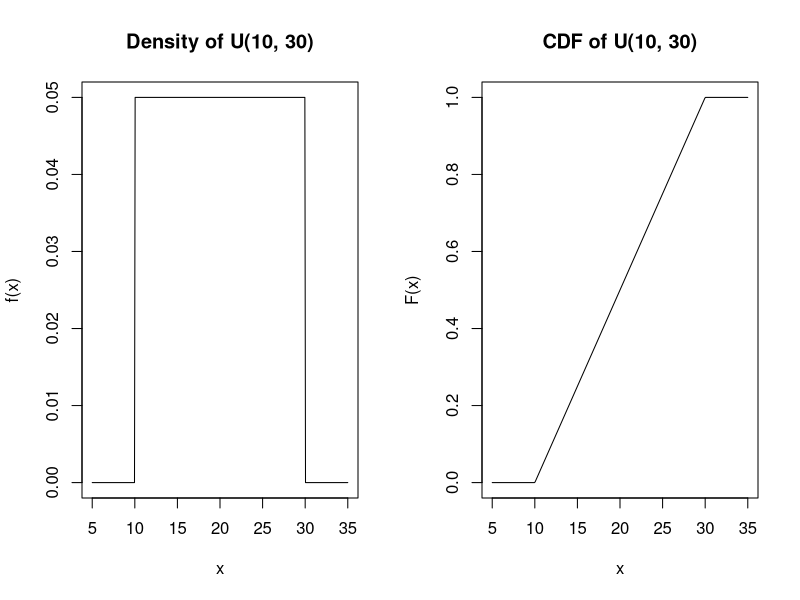
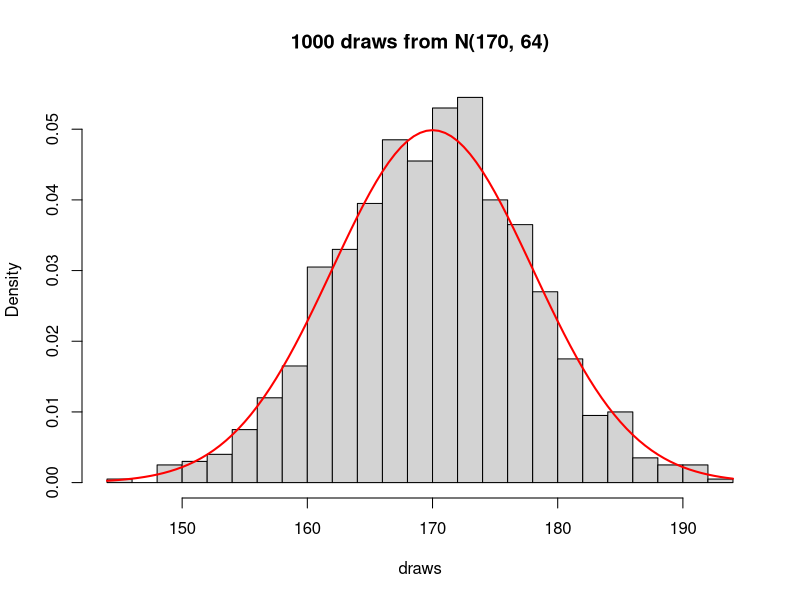
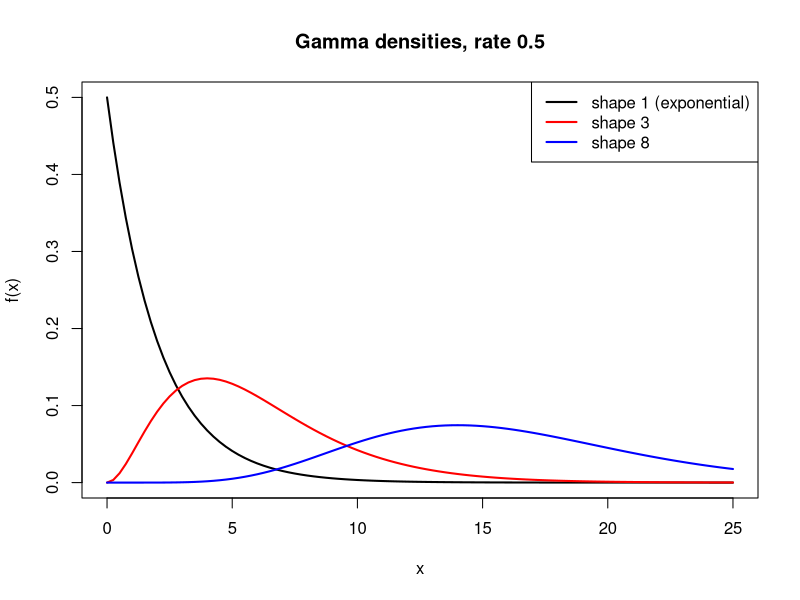
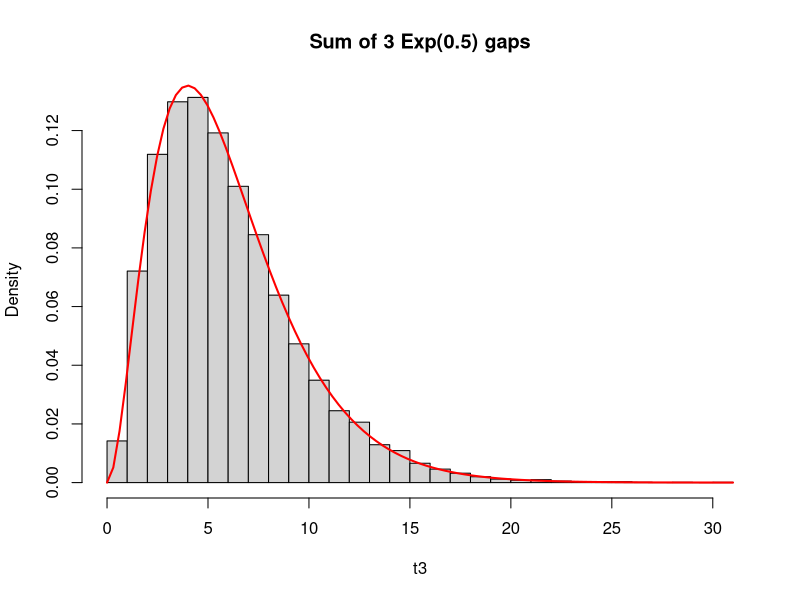

Generate these figures, in order, with R:
## ---- chunk 1
a <- 10; b <- 30
punif(25, min = a, max = b, lower.tail = FALSE)   # P(X > 25) = 0.25
punif(18, a, b) - punif(12, a, b)                 # P(12 < X < 18) = 0.30
(a + b) / 2                                       # mean = 20
(b - a) / sqrt(12)                                # SD = 5.77
## ---- chunk 2
x <- seq(5, 35, length.out = 400)
par(mfrow = c(1, 2))
plot(x, dunif(x, a, b), type = "l", ylab = "f(x)", main = "Density of U(10, 30)")
plot(x, punif(x, a, b), type = "l", ylab = "F(x)", main = "CDF of U(10, 30)")
par(mfrow = c(1, 1))
## ---- chunk 3
punif(0.5, -2, 2) - punif(-0.5, -2, 2)   # 0.25
qunif(0.90, -2, 2)                       # 1.6
4 / sqrt(12)                             # 1.155
## ---- chunk 4
mu <- 170; sigma <- 8
pnorm(158, mu, sigma)                          # P(X < 158) = 0.0668
pnorm(180, mu, sigma) - pnorm(160, mu, sigma)  # P(160 < X < 180) = 0.7887
qnorm(0.95, mu, sigma)                         # 95th percentile = 183.2
## ---- chunk 5
pnorm((158 - mu) / sigma)          # Phi(-1.5)
mu + sigma * qnorm(0.95)           # 170 + 8 * 1.645
## ---- chunk 6
pnorm(1:3) - pnorm(-(1:3))
## ---- chunk 7
qnorm(0.01, 250, 4)                # c = 240.69
z01 <- qnorm(0.99)                 # upper-tail point z_0.01 = 2.326
(250 - 245) / z01                  # sigma = 2.149
## ---- chunk 8
set.seed(9)
draws <- rnorm(1000, mu, sigma)
hist(draws, breaks = 30, probability = TRUE, main = "1000 draws from N(170, 64)")
curve(dnorm(x, mu, sigma), add = TRUE, col = "red", lwd = 2)
## ---- chunk 9
lambda <- 0.5
pexp(3, rate = lambda, lower.tail = FALSE)   # P(T > 3) = 0.223
qexp(0.5, rate = lambda)                     # median = log(2)/0.5 = 1.386
1 / lambda                                   # mean = 2 minutes
## ---- chunk 10
pexp(5, lambda, lower.tail = FALSE) / pexp(2, lambda, lower.tail = FALSE)
## ---- chunk 11
set.seed(9)
t1 <- rexp(1e5, lambda)
mean(t1 > 3)                 # simulated P(T > 3)
dpois(0, lambda * 3)         # P(N(3) = 0) = exp(-1.5)
## ---- chunk 12
pgamma(6, shape = 3, rate = 0.5, lower.tail = FALSE)  # P(T3 > 6) = 0.423
ppois(2, lambda = 0.5 * 6)                            # same: P(N(6) <= 2)
3 / 0.5                                               # mean = 6
3 / 0.5^2                                             # variance = 12
## ---- chunk 13
curve(dgamma(x, shape = 1, rate = 0.5), 0, 25, ylab = "f(x)", lwd = 2,
      main = "Gamma densities, rate 0.5")
curve(dgamma(x, shape = 3, rate = 0.5), add = TRUE, col = "red", lwd = 2)
curve(dgamma(x, shape = 8, rate = 0.5), add = TRUE, col = "blue", lwd = 2)
legend("topright", c("shape 1 (exponential)", "shape 3", "shape 8"),
       col = c("black", "red", "blue"), lwd = 2)
## ---- chunk 14
set.seed(9)
t3 <- replicate(1e4, sum(rexp(3, rate = 0.5)))
hist(t3, breaks = 40, probability = TRUE, main = "Sum of 3 Exp(0.5) gaps")
curve(dgamma(x, shape = 3, rate = 0.5), add = TRUE, col = "red", lwd = 2)
mean(t3 > 6)                 # close to 0.423
## ---- chunk 15
pgamma(2, shape = 4, rate = 2)   # 0.5665
1 - ppois(3, lambda = 2 * 2)     # same
